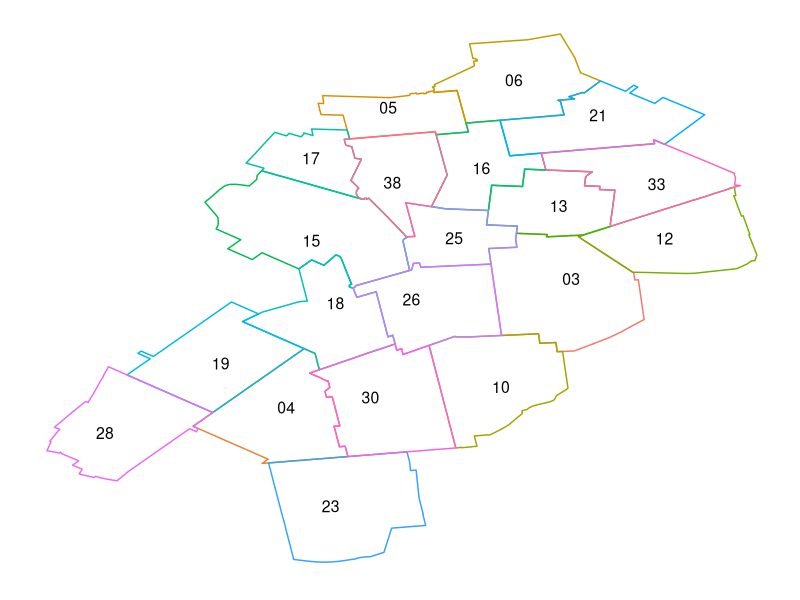

Write the R code that produced this figure. (Note: this script raises an error after producing the figure.)
## ---- chunk 1
options(stringsAsFactors = F)
ds <- read.csv2("PIL-NYC-Dataset.csv", dec = ".")
ao <- read.csv2("PIL-NYC-AreaObjectTotals.csv", dec = ".")
d <- cbind(ds[, names(ds)[-c(1:3)]],
           ao[, names(ao)[-c(1:3)]])
## ---- chunk 2
jlh <- function(col){
  all <- sum(col)
  if(all == max(col) | sum(col) < 4){
    NULL
  }else{
    p <- col/all
      avg <- mean(p)
    (p - avg) * (p / avg)  
  }
}
jlhL <- lapply(d, jlh)
## ---- chunk 3
library(ggplot2)
library(reshape)
library(plyr)
library(gridExtra)
library(stringr)

sh <- read.csv2("PIL-NYC-AreaGeometry.csv")

shD <- ddply(sh[, c("name", "st_astext")], .(name), function(d) {
  text <- as.character(d$st_astext)
  m <- strsplit(substr(text, 16, nchar(text)-3), ",")[[1]]
  df <- data.frame(matrix(as.numeric(do.call(rbind, strsplit(m, " "))), ncol = 2))
  names(df) <- c("lat", "long")
  df
  })

labl <- ddply(shD, .(name), summarize, x = mean(lat), y = mean(long))
labl$name <- substr(labl$name, 4, 5)
#labl$name[labl$name==11218] <- paste0("\n", 11218)
#labl$name[labl$name==11204] <- paste0("\n", 11204)
#labl$name

brooks <- 
  ggplot(data = labl, aes(x = x, y = y, label = name))+
  geom_text(size = I(4))+
  geom_polygon(data = shD,
               fill = NA,
               aes(x = lat,
                   y = long,
                   geom = "polygon",
                   color = factor(name)))+
  theme(axis.line = element_blank(),
        axis.text.x = element_blank(),
        axis.text.y = element_blank(),
        axis.ticks = element_blank(),
        axis.title.x = element_blank(),
        axis.title.y = element_blank(),
        legend.position = "none",
        panel.background = element_blank(),
        panel.border = element_blank(),
        panel.grid.major = element_blank(),
        panel.grid.minor = element_blank(),
        plot.background = element_blank())
## ---- chunk 4
cols <- c(list(zip = substr(ds$name, 4, 5)), jlhL)
p <- as.data.frame(cols[!sapply(cols, is.null)])
tb <- table(sapply(strsplit(names(p), "_"), "[[", 1))

pm <- melt(p, id = "zip")
pm$group <- sapply(strsplit(as.character(pm$variable), "_"), "[[", 1)
pm$group[pm$group %in% names(tb[tb < 5])] <- "other"
labels <- ddply(pm, .(group), summarise, maxVal = max(abs(value)))

inputPanel(
  selectInput("group",
              label = "Group",
              choices = labels[order(-labels$maxVal), "group"],
              selected = "total")
 )

renderPlot({
  grid.arrange(
    arrangeGrob(
    qplot(data = subset(pm, group == input$group),
          x = factor(zip),
          y = variable,
          fill = value,
          geom = "tile",
          color=I("#E6E6E6"))+
      scale_fill_gradient2()+
      xlab("zip code - 112xx")+
      theme(axis.text.x = element_text(angle = 45, hjust = 1)),
    brooks, ncol = 2, widths = c(2, 1)))
    })
## ---- chunk 5
hoods <- ddply(pm, .(zip), summarize, max = max(value))

hs <- hoods[order(-hoods$max), "zip"]
inputPanel(
  selectInput("zip", label = "Zip 112xx",
              choices = hs,
              selected = hs[1])
 )

renderPlot({
   grid.arrange(
     arrangeGrob(
       qplot(data = subset(
         arrange(pm, pm$zip, -abs(pm$value)),
         zip == input$zip)[1:10, c("variable", "value")],
         x = reorder(variable, value),
         y = value,
         geom = "bar",
         stat = "identity")+
         coord_flip()+
         xlab("variable"),
       brooks,
       ncol = 2,
       widths = c(2, 1)
       )
     )
})
